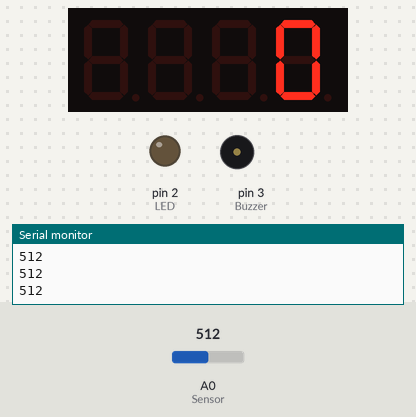
Recording of a sketch running on a simulated Arduino Uno, built with avr-gcc and run on an emulated ATmega328P. On the bench: 4-digit seven-segment display, output pins drawn as LEDs (lit = HIGH), buzzer (waves = sounding, pin HIGH), the last lines printed to the serial monitor. Dashed ring = blinking. The inputs (shaded band) are chosen by the test bench; at power-on: A0 (Sensor) = 512.

Above: at 1.2 s.
1.3 s: A0 (Sensor) set to 408
2.8 s: A0 (Sensor) set to 382
At 3.1 s:
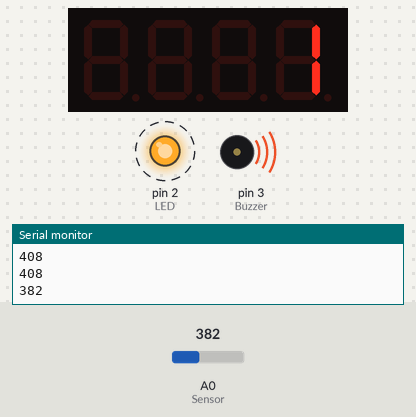
5.8 s: A0 (Sensor) set to 410
At 6.4 s:
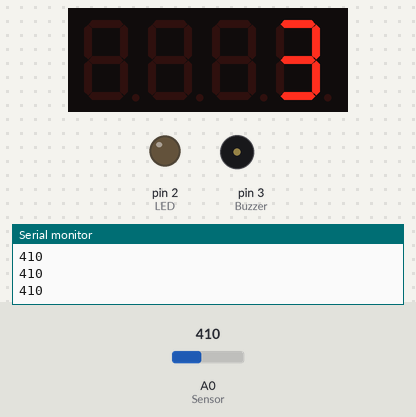
Timing chart, 0 to 8.8 s (numbered marks = the images above; inputs shaded):
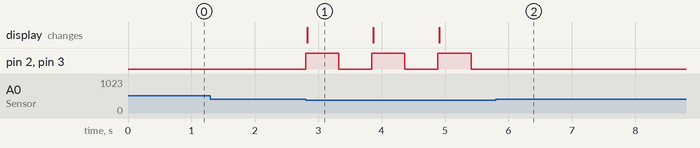

Measured:
- the behaviour switches between 400 and 399 on A0 (Sensor) (found by bisection; images 0 and 1)
- after the input at 2.8 s, pin 2 (LED), pin 3 (Buzzer): alternates HIGH for 0.52 s and LOW for 0.52 s, starting at once; the display: changes at once (image 1)
- after the input at 5.8 s, pin 2 (LED), pin 3 (Buzzer): stops changing and stays LOW
- what the display in image 1 shows lasts 1.1 s, from 2.8 s to 3.9 s

The sketch:

tripwire.ino
```cpp
//Laser Tripwire sketch

#include <TM1637Display.h>

#define LED 2 //LED is connected to pin 2

#define Buzzer 3 //Buzzer is connected to pin 3

#define Sensor 0 //Photoresistor is connected to pin 0

int val = 0; //val is used to store state of input pin

// initialize the Display
int DIO = 7;
int CLK = 6;
boolean colon = true ;
TM1637Display display(CLK, DIO);

int counter = 0;

void setup() {

  pinMode(LED, OUTPUT); //sets digital pin as output

  pinMode(Buzzer, OUTPUT); //sets digital pin as output
  display.setBrightness(0xF);
  pinMode(Sensor, INPUT); //sets analog pin as input
  Serial.begin(9600);
}

void loop() {

  val = analogRead(Sensor); //read input value of sensor and store it
  Serial.println(val);
    if (val<400) // if the sensor goes below 100...
    {
    digitalWrite(LED, HIGH); //turn on LED
    digitalWrite(Buzzer, HIGH); //turn on buzzer
    counter += 1;
    display.showNumberDec(counter, false);
    delay(500);
    digitalWrite(LED, LOW); //else, keep LED off
    digitalWrite(Buzzer, LOW); //else, keep Buzzer off
    delay(500);
    }
else if (val>400)
    {
      digitalWrite(LED, LOW); //else, keep LED off
      digitalWrite(Buzzer, LOW); //else, keep Buzzer off
    }
    display.showNumberDec(counter, false);
}
```
